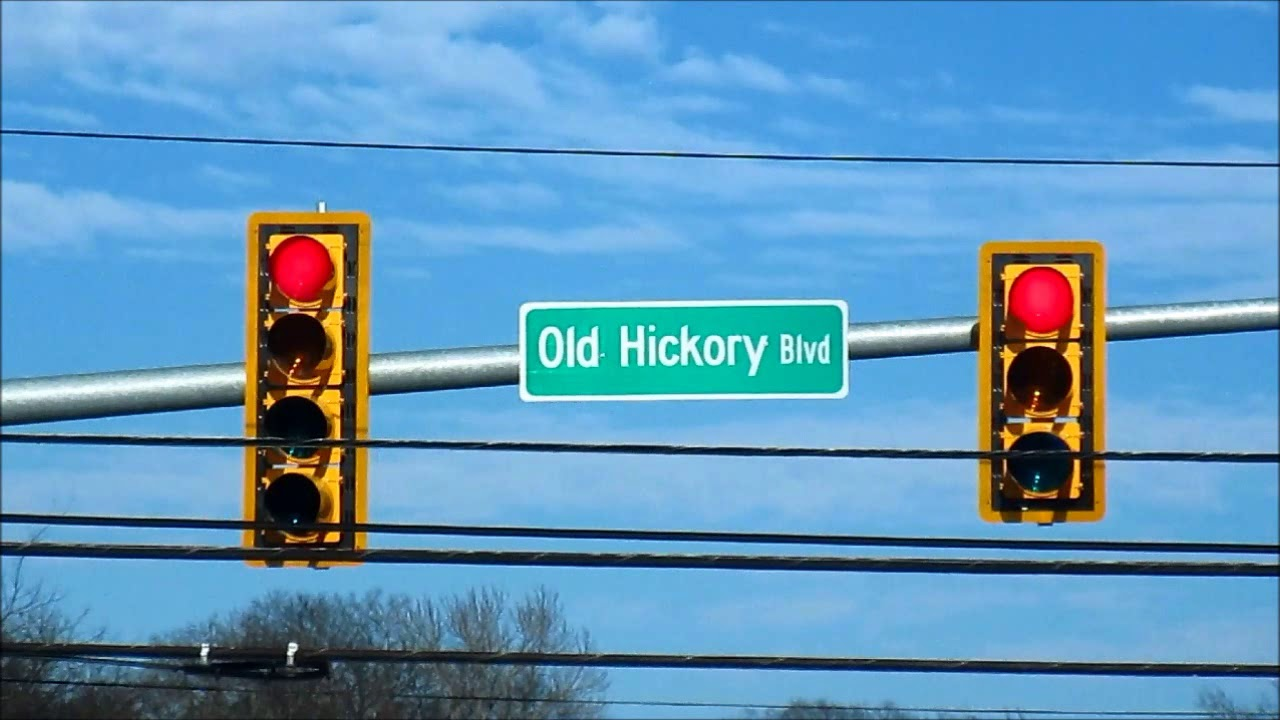
#> input picture image/test7.jpg, 1280 x 720 px, found by its file name
$ python traffic_light.py
#> lines starting #> are read from the running program, lines starting #| are printed output that depends on the picture; after the words box and inside, x2 and y2 are one past the last pixel; in counts of white or black regions, pixels touching at a corner belong together
import cv2
import numpy as np

def detect_traffic_lights(image_path):

#> called with image_path = 'C:\\Users\\user\\image\\test7.jpg'
    image = cv2.imread(image_path)
#> image is the input picture: shape (720, 1280, 3); mean B, G, R 185.8, 149.5, 96

    hsv_image = cv2.cvtColor(image, cv2.COLOR_BGR2HSV)
#> hsv_image: shape (720, 1280, 3); mean H, S, V 96.9, 140.4, 194.5

    gray = cv2.cvtColor(image, cv2.COLOR_BGR2GRAY)
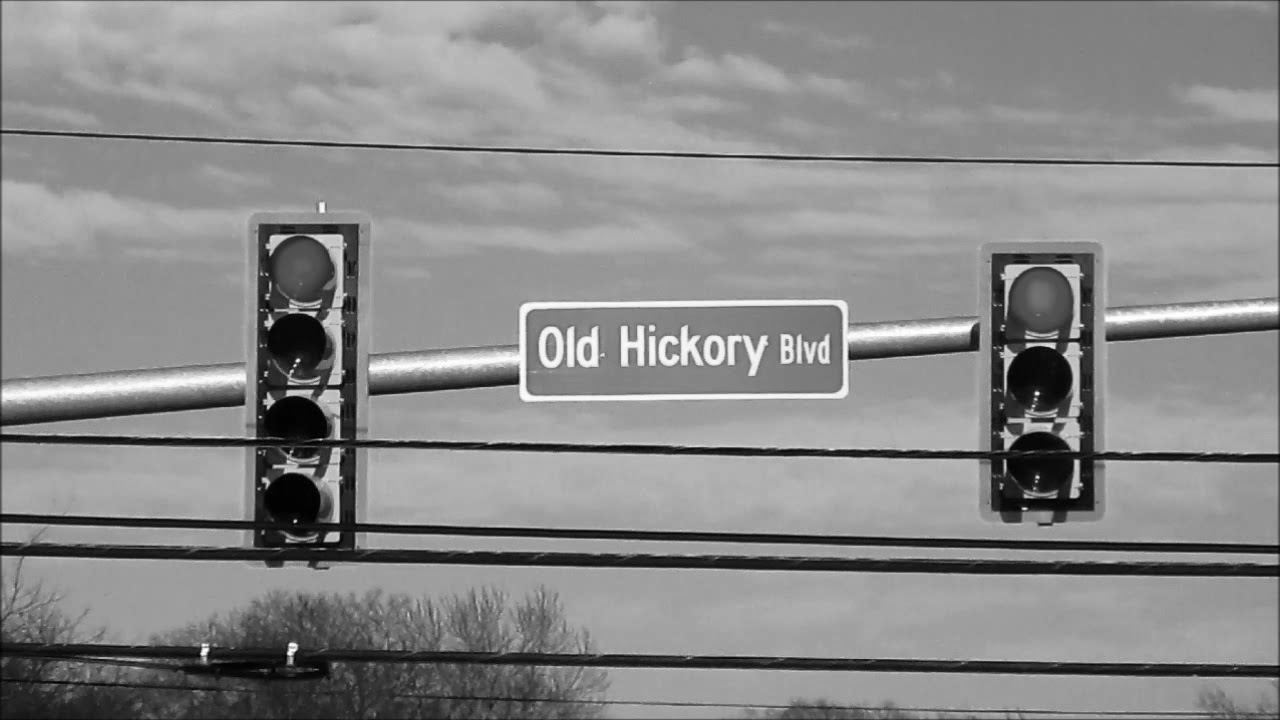
#> gray: shape (720, 1280); min 0, max 255, mean 137.6

    blurred = cv2.GaussianBlur(gray, (5, 5), 0)

    circles = cv2.HoughCircles(blurred, cv2.HOUGH_GRADIENT, dp=1, minDist=80,
                               param1=181, param2=20, minRadius=10, maxRadius=40)
#> circles = [[1039.5, 378.5, 32.7], [1038.5, 298.5, 34.9], [294.5, 428.5, 32.7], [1039.5, 463.5, 33.8], [301.5, 268.5, 32.7], [558.5, 350.5, 19.4], [302.5, 508.5, 33.8], [718.5, 350.5, 15.5], [812.5, 353.5, 11.8]]

    if circles is not None:
        circles = np.uint16(np.around(circles))
#> circles = [[1040, 378, 33], [1038, 298, 35], [294, 428, 33], [1040, 464, 34], [302, 268, 33], [558, 350, 19], [302, 508, 34], [718, 350, 16], [812, 354, 12]]

        for i in circles[0, :]:

            cv2.circle(image, (i[0], i[1]), i[2], (0, 255, 0), 2)


            roi = hsv_image[i[1]-i[2]:i[1]+i[2], i[0]-i[2]:i[0]+i[2]]
            mean_color = cv2.mean(roi)

            # 색상 판별
            if mean_color[0] > 105 and mean_color[0] < 120:
                cv2.putText(image, 'Red', (i[0], i[1]), cv2.FONT_HERSHEY_SIMPLEX, 0.5, (255, 255, 255), 2)
            elif mean_color[0] > 80 and mean_color[0] < 90:
                cv2.putText(image, 'Green', (i[0], i[1]), cv2.FONT_HERSHEY_SIMPLEX, 0.5, (255, 255, 255), 2)
#> this loop made 9 passes
#> (i, mean_color) on passes 1 to 9: ([1040, 378, 33], (28.25, 213.7, 65.65, 0)), ([1038, 298, 35], (107.5, 234.1, 216.4, 0)), ([294, 428, 33], (73.4, 187.2, 50.66, 0)), ([1040, 464, 34], (67.92, 198, 66.53, 0)), ([302, 268, 33], (105.8, 239.7, 204.7, 0)), ([558, 350, 19], (87.61, 120.2, 214.7, 0)), ([302, 508, 34], (63.08, 207, 65.25, 0)), ([718, 350, 16], (88.36, 115.8, 216.1, 0)), ([812, 354, 12], (88.76, 133.3, 202.7, 0))
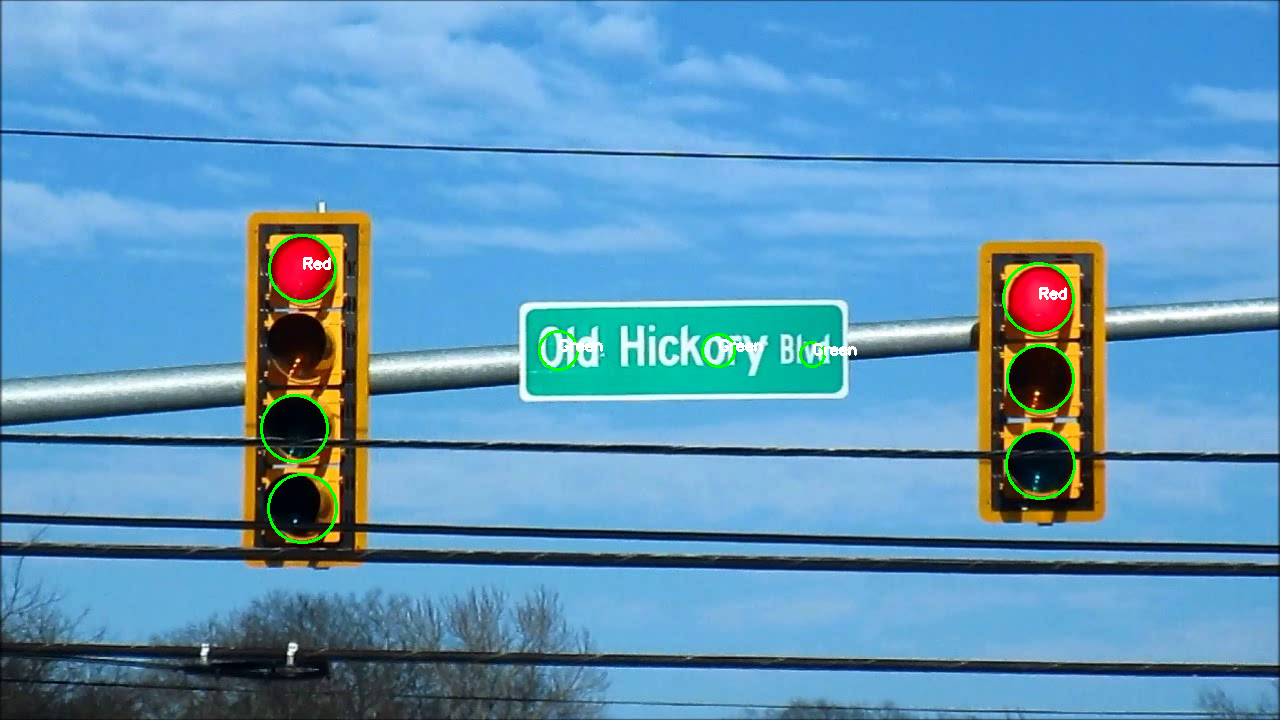
#> image: shape (720, 1280, 3); 0.66% of pixels changed, all inside (x1, y1, x2, y2) = (260, 234, 1076, 544)
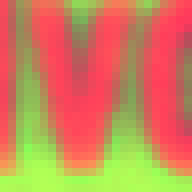
#> roi: shape (24, 24, 3) (shown 8 times larger); mean B, G, R 88.8, 133.3, 202.7


    cv2.imshow('Detected Traffic Lights', image)
    cv2.waitKey(0)
    cv2.destroyAllWindows()


image_path = r'C:\Users\user\image\test7.jpg'
detect_traffic_lights(image_path)

$ run again, with image/test6.webp saved as image/test7.jpg
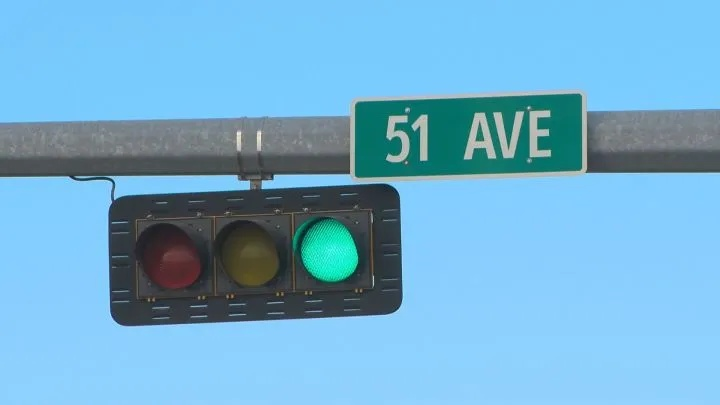
#> input picture image/test6.webp, 720 x 405 px, found by its file name
#> in detect_traffic_lights, image is the input picture: shape (405, 720, 3); mean B, G, R 207.2, 173.8, 113.7
#> hsv_image: shape (405, 720, 3); mean H, S, V 99.4, 110, 208.7
#> in detect_traffic_lights, `gray = cv2.cvtColor(image, cv2.COLOR_BGR2GRAY)`:
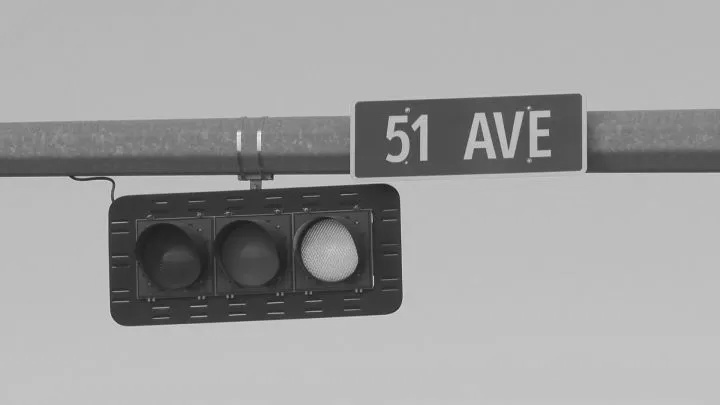
#> gray: shape (405, 720); min 25, max 241, mean 159.7
#> in detect_traffic_lights, `circles = cv2.HoughCircles(blurred, cv2.HOUGH_GRADIENT, dp=1, minDist=..`: circles = [[327.5, 248.5, 26.6], [394.5, 147.5, 14.4], [126.5, 308.5, 16.7]]
#> in detect_traffic_lights, `circles = np.uint16(np.around(circles))`: circles = [[328, 248, 27], [394, 148, 14], [126, 308, 17]]
#> the loop in detect_traffic_lights, `for i in circles[0, :]: ` made 3 passes
#> (i, mean_color) on passes 1 to 3: ([328, 248, 27], (85.07, 216.8, 193.8, 0)), ([394, 148, 14], (87.47, 141.8, 142.3, 0)), ([126, 308, 17], (100.7, 67.92, 85, 0))
#> after the loop in detect_traffic_lights, `for i in circles[0, :]:`:
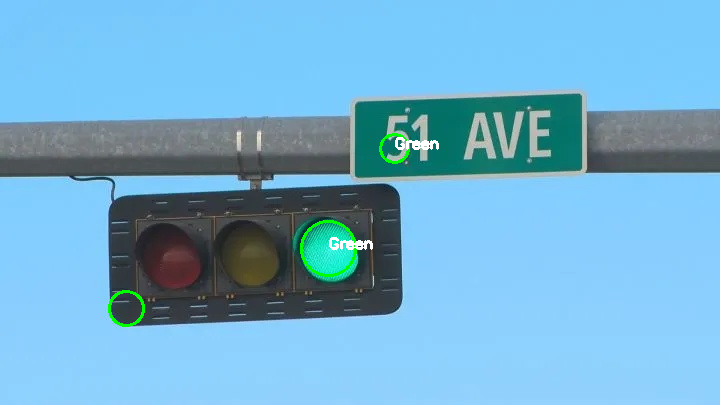
#> image: shape (405, 720, 3); 0.58% of pixels changed, all inside (x1, y1, x2, y2) = (108, 133, 439, 327)
